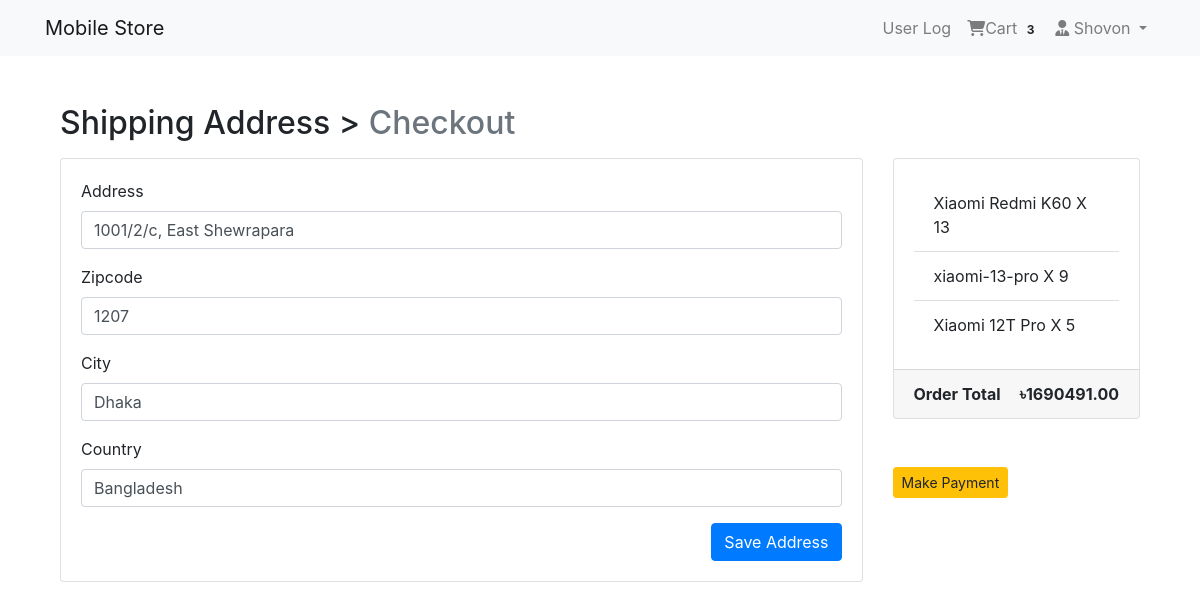
Screenshot of /payment/checkout/ (signed in) with the database file from the repository.
### App_Login/models.py (models this page shows, shortened)
class User(AbstractBaseUser, PermissionsMixin):
    email = models.EmailField(unique=True, null=False)
    is_staff = models.BooleanField(gettext_lazy('staff status'), default=False, help_text= gettext_lazy('Designate whether the user can login into the site'))
    is_active = models.BooleanField(gettext_lazy('active'), default=True, help_text=gettext_lazy('This user is now active. Unselect it instead of delete it'))
    USERNAME_FIELD = 'email'
    objects = MyUserManager()

class Profile(models.Model):
    user = models.OneToOneField(User, on_delete=models.CASCADE, related_name='profile' )
    username = models.CharField(max_length=100, blank=True)
    address1 = models.TextField(max_length=400, blank=True)
    city = models.CharField(max_length=40, blank=True)
    zipcode = models.CharField(max_length=10, blank=True)
    country = models.CharField(max_length=50, blank=True)
    phone = models.CharField(max_length=20, blank=True)
    joined_date = models.DateField(auto_now_add=True)

### App_Order/models.py (models this page shows, shortened)
class Order(models.Model):
    order_items = models.ManyToManyField(Cart)
    user = models.ForeignKey(settings.AUTH_USER_MODEL, on_delete=models.CASCADE)
    ordered = models.BooleanField(default=False)
    created = models.DateTimeField(auto_now_add=True)
    paymentId = models.CharField(max_length=264, blank=True, null=True)
    orederId = models.CharField(max_length=200, blank=True, null=True)
    def get_totals(self):
        total = 0
        for order_item in self.order_items.all():
            total += float(order_item.get_total())
        return total

class Cart(models.Model):
    user = models.ForeignKey(settings.AUTH_USER_MODEL, on_delete=models.CASCADE, related_name="cart")
    item = models.ForeignKey(Product, on_delete=models.CASCADE)
    quantity = models.IntegerField(default=1)
    purchased = models.BooleanField(default=False)
    created = models.DateTimeField(auto_now_add=True)
    updated = models.DateTimeField(auto_now=True)
    def get_total(self):
        total = self.item.price * self.quantity #item>Product>price
        float_total = format(total, '0.2f' ) # after decimal bit
        return float_total

### App_Payment/models.py (models this page shows, shortened)
class BillingAddress(models.Model):
   user = models.ForeignKey(settings.AUTH_USER_MODEL, on_delete=models.CASCADE)
   address = models.CharField(max_length=264, blank=True)
   zipcode = models.CharField(max_length=10, blank=True)
   city = models.CharField(max_length=30, blank=True)
   country = models.CharField(max_length=20, blank=True)
   def is_fully_filled(self):
        field_names = [f.name for f in self._meta.get_fields()]
        for field_name in field_names:
            value = getattr(self, field_name)
            if value is None or value == '':
                return False
        return True
   class Meta:
      verbose_name_plural = "Billing Addresses"

### App_Shop/models.py (models this page shows, shortened)
class Product(models.Model):
    main_image = models.ImageField(upload_to='Products')
    name = models.CharField(max_length=264)
    category = models.ForeignKey(Category, on_delete=models.CASCADE, related_name='category')
    preview_text = models.TextField(max_length=200, verbose_name='Preview Text')
    detail_text = models.TextField(max_length=1000, verbose_name='description')
    price = models.FloatField()
    old_price =  models.FloatField(default=0.00)
    created_date = models.DateTimeField(auto_now_add=True)
    class Meta:
        ordering = ['-created_date',]

### App_Payment/views.py (the view)
# urls.py: path('checkout/', views.checkout, name='checkout'),
@login_required
def checkout(request):
    saved_address = BillingAddress.objects.get_or_create(user=request.user)
    saved_address = saved_address[0]
    form = BillingForm(instance=saved_address) #form generate from Saved Address
    if request.method == 'POST':
        form = BillingForm(request.POST, instance=saved_address)
        if form.is_valid():
            form.save()
            form = BillingForm(instance=saved_address)
            messages.success(request, f"Shipping Address Saved")
    order_qs = Order.objects.filter(user=request.user, ordered = False)
    orderItems = order_qs[0].order_items.all()
    order_total = order_qs[0].get_totals() #Order>model>get_totals
    return render(request, 'App_Payment/checkout.html', context={'form':form, "order_items": orderItems, "order_total": order_total, "saved_address": saved_address})

### App_Payment/forms.py
class BillingForm(forms.ModelForm):
    class Meta:
        model = BillingAddress
        fields = ['address', 'zipcode', 'city', 'country']

### App_Order/templatetags/cart_tag.py (called while the page is built)
@register.filter
def cart_total(user):
    order = Order.objects.filter(user=user, ordered = False)
    if order.exists():
      return order[0].order_items.count()
    else:
        return 0

### templates/App_Payment/checkout.html (shortened to what this page needs)
{% extends 'base.html' %}
{% load crispy_forms_tags %}
{% block body_block %}
  <div class="container mt-5">
    <h2 class="mb-3">
        Shipping Address > <span class="text-muted"> Checkout </span>
    </h2>
    <div class="row">
        <div class="col-md-9">
            <div class="card mb-5" style="height: auto;">
                <div class="card-body">
                    <form method="POST">
                        {{form|crispy}}
                        <button type="submit" class="btn btn-primary float-right"> Save Address</button>
                    </form>
                </div>
            </div>
        </div>
        <div class="col-md-3">
            <div class="card" style="height:auto">
                <div class="card-body">
                    <ul class="list-group list-group-flush">
                        {% for order_item in order_items %}
                            <li class="list-group-item">{{ order_item.item.name }} X {{order_item.quantity}}</li>
                        {% endfor %}
                    </ul>
                </div>
                <div class="card-footer">
                    <span class="float-left"><strong>Order Total</strong></span>
                    <span class="float-right"><strong>&#2547;{{order_total|floatformat:2}}</strong></span>
                </div>
            </div>
            <br><br>
            {% if saved_address.is_fully_filled %}
            <a href="{% url 'App_Payment:payment' %}" class="btn btn-warning btn-sm"> Make Payment</a>
            {% else %}
            <div class="alert alert-info">
                <p>Please Fill Up All the information to make payment</p>
            </div>
            {% endif %}
        </div>
    </div>
  </div>
{% endblock body_block %}

### templates/navbar.html (shortened to what this page needs)
{% load cart_tag %}
<nav class="navbar navbar-expand-lg navbar-light bg-light">
    <div class="container">
        <a class="navbar-brand" href="{% url 'App_Shop:home' %}">Mobile Store</a>
        <div class="collapse navbar-collapse" id="navbarNav">
            <ul class="navbar-nav ml-auto">
                {% if request.user.is_authenticated   %}
                <li class="nav-item"><a href="{% url 'App_UserLog:userlog' %}" class="nav-link">User Log</a></li>
                <li class="nav-item">
                 <a href="{% url 'App_Order:cart' %}" class="nav-link">
                    <i class="fa fa-shopping-cart"></i>Cart
                    <span class="badge badge-light"> {{request.user | cart_total}} </span>
                 </a>
                </li>
                <li class="nav-item dropdown">
                    <a href="" class="nav-link dropdown-toggle" id="navbarDropdown" role="button" data-toggle="dropdown" aria-haspopup="true" aria-expanded="false"><i class="fas fa-user-tie"></i> {{request.user.profile.username}} </a>
                </li>
                {% endif %}
            </ul>
        </div>
    </div>
</nav>

### templates/base.html (style rules this page uses)
.card { height: 350px; }

### rows the page displays
User: user|cart_total "3", user.profile.username "Shovon"
BillingAddress: address "1001/2/c, East Shewrapara", zipcode "1207", city "Dhaka", country "Bangladesh"
Cart: item.name "Xiaomi Redmi K60", quantity "13"
Cart: item.name "xiaomi-13-pro", quantity "9"
Cart: item.name "Xiaomi 12T Pro", quantity "5"

### other values shown
{{ order_total|floatformat:2 }} "1690491.00"
